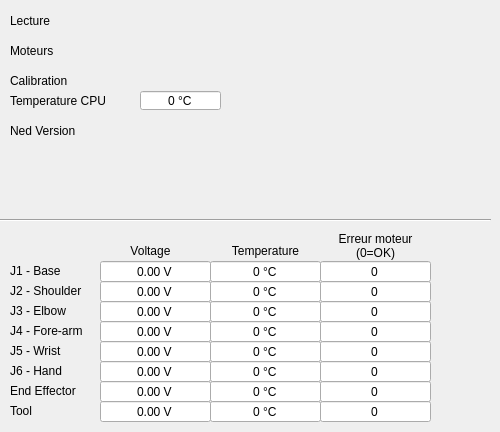
      <widget class="QWidget" name="statistiques">
       <attribute name="title">
        <string>Statistiques</string>
       </attribute>
       <widget class="QLabel" name="label_27">
        <property name="geometry">
         <rect>
          <x>10</x>
          <y>40</y>
          <width>81</width>
          <height>21</height>
         </rect>
        </property>
        <property name="text">
         <string>Moteurs</string>
        </property>
       </widget>
       <widget class="QLabel" name="label_29">
        <property name="geometry">
         <rect>
          <x>10</x>
          <y>90</y>
          <width>121</width>
          <height>21</height>
         </rect>
        </property>
        <property name="text">
         <string>Temperature CPU</string>
        </property>
       </widget>
       <widget class="QLabel" name="label_30">
        <property name="geometry">
         <rect>
          <x>10</x>
          <y>70</y>
          <width>81</width>
          <height>21</height>
         </rect>
        </property>
        <property name="text">
         <string>Calibration</string>
        </property>
       </widget>
       <widget class="QLabel" name="niryo_moteurs">
        <property name="geometry">
         <rect>
          <x>140</x>
          <y>40</y>
          <width>81</width>
          <height>21</height>
         </rect>
        </property>
        <property name="text">
         <string>&lt;ok&gt;</string>
        </property>
       </widget>
       <widget class="QLabel" name="label_33">
        <property name="geometry">
         <rect>
          <x>10</x>
          <y>120</y>
          <width>121</width>
          <height>21</height>
         </rect>
        </property>
        <property name="text">
         <string>Ned Version</string>
        </property>
       </widget>
       <widget class="QLabel" name="label_34">
        <property name="geometry">
         <rect>
          <x>10</x>
          <y>400</y>
          <width>91</width>
          <height>21</height>
         </rect>
        </property>
        <property name="text">
         <string>Tool</string>
        </property>
       </widget>
       <widget class="QLabel" name="label_35">
        <property name="geometry">
         <rect>
          <x>10</x>
          <y>380</y>
          <width>91</width>
          <height>21</height>
         </rect>
        </property>
        <property name="text">
         <string>End Effector</string>
        </property>
       </widget>
       <widget class="QLabel" name="label_36">
        <property name="geometry">
         <rect>
          <x>10</x>
          <y>360</y>
          <width>91</width>
          <height>21</height>
         </rect>
        </property>
        <property name="text">
         <string>J6 - Hand</string>
        </property>
       </widget>
       <widget class="QLabel" name="label_37">
        <property name="geometry">
         <rect>
          <x>10</x>
          <y>340</y>
          <width>91</width>
          <height>21</height>
         </rect>
        </property>
        <property name="text">
         <string>J5 - Wrist</string>
        </property>
       </widget>
       <widget class="QLabel" name="label_38">
        <property name="geometry">
         <rect>
          <x>10</x>
          <y>320</y>
          <width>91</width>
          <height>21</height>
         </rect>
        </property>
        <property name="text">
         <string>J4 - Fore-arm</string>
        </property>
       </widget>
       <widget class="QLabel" name="label_39">
        <property name="geometry">
         <rect>
          <x>10</x>
          <y>280</y>
          <width>91</width>
          <height>21</height>
         </rect>
        </property>
        <property name="text">
         <string>J2 - Shoulder</string>
        </property>
       </widget>
       <widget class="QLabel" name="label_40">
        <property name="geometry">
         <rect>
          <x>10</x>
          <y>300</y>
          <width>91</width>
          <height>21</height>
         </rect>
        </property>
        <property name="text">
         <string>J3 - Elbow</string>
        </property>
       </widget>
       <widget class="QLabel" name="label_41">
        <property name="geometry">
         <rect>
          <x>10</x>
          <y>260</y>
          <width>91</width>
          <height>21</height>
         </rect>
        </property>
        <property name="text">
         <string>J1 - Base</string>
        </property>
       </widget>
       <widget class="QLabel" name="label_42">
        <property name="geometry">
         <rect>
          <x>100</x>
          <y>240</y>
          <width>101</width>
          <height>21</height>
         </rect>
        </property>
        <property name="text">
         <string>Voltage</string>
        </property>
        <property name="alignment">
         <set>Qt::AlignCenter</set>
        </property>
       </widget>
       <widget class="QLabel" name="label_43">
        <property name="geometry">
         <rect>
          <x>210</x>
          <y>240</y>
          <width>111</width>
          <height>21</height>
         </rect>
        </property>
        <property name="text">
         <string>Temperature</string>
        </property>
        <property name="alignment">
         <set>Qt::AlignCenter</set>
        </property>
       </widget>
       <widget class="QLabel" name="label_44">
        <property name="geometry">
         <rect>
          <x>320</x>
          <y>230</y>
          <width>111</width>
          <height>31</height>
         </rect>
        </property>
        <property name="text">
         <string>Erreur moteur (0=OK)</string>
        </property>
        <property name="alignment">
         <set>Qt::AlignCenter</set>
        </property>
        <property name="wordWrap">
         <bool>true</bool>
        </property>
       </widget>
       <widget class="QDoubleSpinBox" name="niryo_voltage_1">
        <property name="geometry">
         <rect>
          <x>100</x>
          <y>260</y>
          <width>111</width>
          <height>23</height>
         </rect>
        </property>
        <property name="focusPolicy">
         <enum>Qt::NoFocus</enum>
        </property>
        <property name="alignment">
         <set>Qt::AlignCenter</set>
        </property>
        <property name="readOnly">
         <bool>true</bool>
        </property>
        <property name="buttonSymbols">
         <enum>QAbstractSpinBox::NoButtons</enum>
        </property>
        <property name="suffix">
         <string> V</string>
        </property>
        <property name="maximum">
         <double>999.990000000000009</double>
        </property>
       </widget>
       <widget class="QDoubleSpinBox" name="niryo_voltage_2">
        <property name="geometry">
         <rect>
          <x>100</x>
          <y>280</y>
          <width>111</width>
          <height>23</height>
         </rect>
        </property>
        <property name="focusPolicy">
         <enum>Qt::NoFocus</enum>
        </property>
        <property name="alignment">
         <set>Qt::AlignCenter</set>
        </property>
        <property name="readOnly">
         <bool>true</bool>
        </property>
        <property name="buttonSymbols">
         <enum>QAbstractSpinBox::NoButtons</enum>
        </property>
        <property name="suffix">
         <string> V</string>
        </property>
        <property name="maximum">
         <double>999.990000000000009</double>
        </property>
       </widget>
       <widget class="QDoubleSpinBox" name="niryo_voltage_3">
        <property name="geometry">
         <rect>
          <x>100</x>
          <y>300</y>
          <width>111</width>
          <height>23</height>
         </rect>
        </property>
        <property name="focusPolicy">
         <enum>Qt::NoFocus</enum>
        </property>
        <property name="alignment">
         <set>Qt::AlignCenter</set>
        </property>
        <property name="readOnly">
         <bool>true</bool>
        </property>
        <property name="buttonSymbols">
         <enum>QAbstractSpinBox::NoButtons</enum>
        </property>
        <property name="suffix">
         <string> V</string>
        </property>
        <property name="maximum">
         <double>999.990000000000009</double>
        </property>
       </widget>
       <widget class="QDoubleSpinBox" name="niryo_voltage_4">
        <property name="geometry">
         <rect>
          <x>100</x>
          <y>320</y>
          <width>111</width>
          <height>23</height>
         </rect>
        </property>
        <property name="focusPolicy">
         <enum>Qt::NoFocus</enum>
        </property>
        <property name="alignment">
         <set>Qt::AlignCenter</set>
        </property>
        <property name="readOnly">
         <bool>true</bool>
        </property>
        <property name="buttonSymbols">
         <enum>QAbstractSpinBox::NoButtons</enum>
        </property>
        <property name="suffix">
         <string> V</string>
        </property>
        <property name="maximum">
         <double>999.990000000000009</double>
        </property>
       </widget>
       <widget class="QDoubleSpinBox" name="niryo_voltage_5">
        <property name="geometry">
         <rect>
          <x>100</x>
          <y>340</y>
          <width>111</width>
          <height>23</height>
         </rect>
        </property>
        <property name="focusPolicy">
         <enum>Qt::NoFocus</enum>
        </property>
        <property name="alignment">
         <set>Qt::AlignCenter</set>
        </property>
        <property name="readOnly">
         <bool>true</bool>
        </property>
        <property name="buttonSymbols">
         <enum>QAbstractSpinBox::NoButtons</enum>
        </property>
        <property name="suffix">
         <string> V</string>
        </property>
        <property name="maximum">
         <double>999.990000000000009</double>
        </property>
       </widget>
       <widget class="QDoubleSpinBox" name="niryo_voltage_6">
        <property name="geometry">
         <rect>
          <x>100</x>
          <y>360</y>
          <width>111</width>
          <height>23</height>
         </rect>
        </property>
        <property name="focusPolicy">
         <enum>Qt::NoFocus</enum>
        </property>
        <property name="alignment">
         <set>Qt::AlignCenter</set>
        </property>
        <property name="readOnly">
         <bool>true</bool>
        </property>
        <property name="buttonSymbols">
         <enum>QAbstractSpinBox::NoButtons</enum>
        </property>
        <property name="suffix">
         <string> V</string>
        </property>
        <property name="maximum">
         <double>999.990000000000009</double>
        </property>
       </widget>
       <widget class="QDoubleSpinBox" name="niryo_voltage_7">
        <property name="geometry">
         <rect>
          <x>100</x>
          <y>380</y>
          <width>111</width>
          <height>23</height>
         </rect>
        </property>
        <property name="focusPolicy">
         <enum>Qt::NoFocus</enum>
        </property>
        <property name="alignment">
         <set>Qt::AlignCenter</set>
        </property>
        <property name="readOnly">
         <bool>true</bool>
        </property>
        <property name="buttonSymbols">
         <enum>QAbstractSpinBox::NoButtons</enum>
        </property>
        <property name="suffix">
         <string> V</string>
        </property>
        <property name="maximum">
         <double>999.990000000000009</double>
        </property>
       </widget>
       <widget class="QDoubleSpinBox" name="niryo_voltage_8">
        <property name="geometry">
         <rect>
          <x>100</x>
          <y>400</y>
          <width>111</width>
          <height>23</height>
         </rect>
        </property>
        <property name="focusPolicy">
         <enum>Qt::NoFocus</enum>
        </property>
        <property name="alignment">
         <set>Qt::AlignCenter</set>
        </property>
        <property name="readOnly">
         <bool>true</bool>
        </property>
        <property name="buttonSymbols">
         <enum>QAbstractSpinBox::NoButtons</enum>
        </property>
        <property name="suffix">
         <string> V</string>
        </property>
        <property name="maximum">
         <double>999.990000000000009</double>
        </property>
       </widget>
       <widget class="QSpinBox" name="niryo_temperature_8">
        <property name="geometry">
         <rect>
          <x>210</x>
          <y>400</y>
          <width>111</width>
          <height>23</height>
         </rect>
        </property>
        <property name="focusPolicy">
         <enum>Qt::NoFocus</enum>
        </property>
        <property name="alignment">
         <set>Qt::AlignCenter</set>
        </property>
        <property name="readOnly">
         <bool>true</bool>
        </property>
        <property name="buttonSymbols">
         <enum>QAbstractSpinBox::NoButtons</enum>
        </property>
        <property name="suffix">
         <string> °C</string>
        </property>
       </widget>
       <widget class="QSpinBox" name="niryo_temperature_7">
        <property name="geometry">
         <rect>
          <x>210</x>
          <y>380</y>
          <width>111</width>
          <height>23</height>
         </rect>
        </property>
        <property name="focusPolicy">
         <enum>Qt::NoFocus</enum>
        </property>
        <property name="alignment">
         <set>Qt::AlignCenter</set>
        </property>
        <property name="readOnly">
         <bool>true</bool>
        </property>
        <property name="buttonSymbols">
         <enum>QAbstractSpinBox::NoButtons</enum>
        </property>
        <property name="suffix">
         <string> °C</string>
        </property>
       </widget>
       <widget class="QSpinBox" name="niryo_temperature_3">
        <property name="geometry">
         <rect>
          <x>210</x>
          <y>300</y>
          <width>111</width>
          <height>23</height>
         </rect>
        </property>
        <property name="focusPolicy">
         <enum>Qt::NoFocus</enum>
        </property>
        <property name="alignment">
         <set>Qt::AlignCenter</set>
        </property>
        <property name="readOnly">
         <bool>true</bool>
        </property>
        <property name="buttonSymbols">
         <enum>QAbstractSpinBox::NoButtons</enum>
        </property>
        <property name="suffix">
         <string> °C</string>
        </property>
       </widget>
       <widget class="QSpinBox" name="niryo_temperature_4">
        <property name="geometry">
         <rect>
          <x>210</x>
          <y>320</y>
          <width>111</width>
          <height>23</height>
         </rect>
        </property>
        <property name="focusPolicy">
         <enum>Qt::NoFocus</enum>
        </property>
        <property name="alignment">
         <set>Qt::AlignCenter</set>
        </property>
        <property name="readOnly">
         <bool>true</bool>
        </property>
        <property name="buttonSymbols">
         <enum>QAbstractSpinBox::NoButtons</enum>
        </property>
        <property name="suffix">
         <string> °C</string>
        </property>
       </widget>
       <widget class="QSpinBox" name="niryo_temperature_2">
        <property name="geometry">
         <rect>
          <x>210</x>
          <y>280</y>
          <width>111</width>
          <height>23</height>
         </rect>
        </property>
        <property name="focusPolicy">
         <enum>Qt::NoFocus</enum>
        </property>
        <property name="alignment">
         <set>Qt::AlignCenter</set>
        </property>
        <property name="readOnly">
         <bool>true</bool>
        </property>
        <property name="buttonSymbols">
         <enum>QAbstractSpinBox::NoButtons</enum>
        </property>
        <property name="suffix">
         <string> °C</string>
        </property>
       </widget>
       <widget class="QSpinBox" name="niryo_temperature_6">
        <property name="geometry">
         <rect>
          <x>210</x>
          <y>360</y>
          <width>111</width>
          <height>23</height>
         </rect>
        </property>
        <property name="focusPolicy">
         <enum>Qt::NoFocus</enum>
        </property>
        <property name="alignment">
         <set>Qt::AlignCenter</set>
        </property>
        <property name="readOnly">
         <bool>true</bool>
        </property>
        <property name="buttonSymbols">
         <enum>QAbstractSpinBox::NoButtons</enum>
        </property>
        <property name="suffix">
         <string> °C</string>
        </property>
       </widget>
       <widget class="QSpinBox" name="niryo_temperature_5">
        <property name="geometry">
         <rect>
          <x>210</x>
          <y>340</y>
          <width>111</width>
          <height>23</height>
         </rect>
        </property>
        <property name="focusPolicy">
         <enum>Qt::NoFocus</enum>
        </property>
        <property name="alignment">
         <set>Qt::AlignCenter</set>
        </property>
        <property name="readOnly">
         <bool>true</bool>
        </property>
        <property name="buttonSymbols">
         <enum>QAbstractSpinBox::NoButtons</enum>
        </property>
        <property name="suffix">
         <string> °C</string>
        </property>
       </widget>
       <widget class="QSpinBox" name="niryo_temperature_1">
        <property name="geometry">
         <rect>
          <x>210</x>
          <y>260</y>
          <width>111</width>
          <height>23</height>
         </rect>
        </property>
        <property name="focusPolicy">
         <enum>Qt::NoFocus</enum>
        </property>
        <property name="alignment">
         <set>Qt::AlignCenter</set>
        </property>
        <property name="readOnly">
         <bool>true</bool>
        </property>
        <property name="buttonSymbols">
         <enum>QAbstractSpinBox::NoButtons</enum>
        </property>
        <property name="suffix">
         <string> °C</string>
        </property>
       </widget>
       <widget class="QSpinBox" name="niryo_moteur_3">
        <property name="geometry">
         <rect>
          <x>320</x>
          <y>300</y>
          <width>111</width>
          <height>23</height>
         </rect>
        </property>
        <property name="focusPolicy">
         <enum>Qt::NoFocus</enum>
        </property>
        <property name="alignment">
         <set>Qt::AlignCenter</set>
        </property>
        <property name="readOnly">
         <bool>true</bool>
        </property>
        <property name="buttonSymbols">
         <enum>QAbstractSpinBox::NoButtons</enum>
        </property>
        <property name="suffix">
         <string/>
        </property>
       </widget>
       <widget class="QSpinBox" name="niryo_moteur_8">
        <property name="geometry">
         <rect>
          <x>320</x>
          <y>400</y>
          <width>111</width>
          <height>23</height>
         </rect>
        </property>
        <property name="focusPolicy">
         <enum>Qt::NoFocus</enum>
        </property>
        <property name="alignment">
         <set>Qt::AlignCenter</set>
        </property>
        <property name="readOnly">
         <bool>true</bool>
        </property>
        <property name="buttonSymbols">
         <enum>QAbstractSpinBox::NoButtons</enum>
        </property>
        <property name="suffix">
         <string/>
        </property>
       </widget>
       <widget class="QSpinBox" name="niryo_moteur_6">
        <property name="geometry">
         <rect>
          <x>320</x>
          <y>360</y>
          <width>111</width>
          <height>23</height>
         </rect>
        </property>
        <property name="focusPolicy">
         <enum>Qt::NoFocus</enum>
        </property>
        <property name="alignment">
         <set>Qt::AlignCenter</set>
        </property>
        <property name="readOnly">
         <bool>true</bool>
        </property>
        <property name="buttonSymbols">
         <enum>QAbstractSpinBox::NoButtons</enum>
        </property>
        <property name="suffix">
         <string/>
        </property>
       </widget>
       <widget class="QSpinBox" name="niryo_moteur_2">
        <property name="geometry">
         <rect>
          <x>320</x>
          <y>280</y>
          <width>111</width>
          <height>23</height>
         </rect>
        </property>
        <property name="focusPolicy">
         <enum>Qt::NoFocus</enum>
        </property>
        <property name="alignment">
         <set>Qt::AlignCenter</set>
        </property>
        <property name="readOnly">
         <bool>true</bool>
        </property>
        <property name="buttonSymbols">
         <enum>QAbstractSpinBox::NoButtons</enum>
        </property>
        <property name="suffix">
         <string/>
        </property>
       </widget>
       <widget class="QSpinBox" name="niryo_moteur_5">
        <property name="geometry">
         <rect>
          <x>320</x>
          <y>340</y>
          <width>111</width>
          <height>23</height>
         </rect>
        </property>
        <property name="focusPolicy">
         <enum>Qt::NoFocus</enum>
        </property>
        <property name="alignment">
         <set>Qt::AlignCenter</set>
        </property>
        <property name="readOnly">
         <bool>true</bool>
        </property>
        <property name="buttonSymbols">
         <enum>QAbstractSpinBox::NoButtons</enum>
        </property>
        <property name="suffix">
         <string/>
        </property>
       </widget>
       <widget class="QSpinBox" name="niryo_moteur_4">
        <property name="geometry">
         <rect>
          <x>320</x>
          <y>320</y>
          <width>111</width>
          <height>23</height>
         </rect>
        </property>
        <property name="focusPolicy">
         <enum>Qt::NoFocus</enum>
        </property>
        <property name="alignment">
         <set>Qt::AlignCenter</set>
        </property>
        <property name="readOnly">
         <bool>true</bool>
        </property>
        <property name="buttonSymbols">
         <enum>QAbstractSpinBox::NoButtons</enum>
        </property>
        <property name="suffix">
         <string/>
        </property>
       </widget>
       <widget class="QSpinBox" name="niryo_moteur_7">
        <property name="geometry">
         <rect>
          <x>320</x>
          <y>380</y>
          <width>111</width>
          <height>23</height>
         </rect>
        </property>
        <property name="focusPolicy">
         <enum>Qt::NoFocus</enum>
        </property>
        <property name="alignment">
         <set>Qt::AlignCenter</set>
        </property>
        <property name="readOnly">
         <bool>true</bool>
        </property>
        <property name="buttonSymbols">
         <enum>QAbstractSpinBox::NoButtons</enum>
        </property>
        <property name="suffix">
         <string/>
        </property>
       </widget>
       <widget class="QSpinBox" name="niryo_moteur_1">
        <property name="geometry">
         <rect>
          <x>320</x>
          <y>260</y>
          <width>111</width>
          <height>23</height>
         </rect>
        </property>
        <property name="focusPolicy">
         <enum>Qt::NoFocus</enum>
        </property>
        <property name="alignment">
         <set>Qt::AlignCenter</set>
        </property>
        <property name="readOnly">
         <bool>true</bool>
        </property>
        <property name="buttonSymbols">
         <enum>QAbstractSpinBox::NoButtons</enum>
        </property>
        <property name="suffix">
         <string/>
        </property>
       </widget>
       <widget class="QLabel" name="niryo_hwversion">
        <property name="geometry">
         <rect>
          <x>140</x>
          <y>120</y>
          <width>111</width>
          <height>21</height>
         </rect>
        </property>
        <property name="text">
         <string>&lt;version&gt;</string>
        </property>
       </widget>
       <widget class="QSpinBox" name="niryo_temperature_cpu">
        <property name="geometry">
         <rect>
          <x>140</x>
          <y>90</y>
          <width>81</width>
          <height>21</height>
         </rect>
        </property>
        <property name="focusPolicy">
         <enum>Qt::NoFocus</enum>
        </property>
        <property name="alignment">
         <set>Qt::AlignCenter</set>
        </property>
        <property name="readOnly">
         <bool>true</bool>
        </property>
        <property name="buttonSymbols">
         <enum>QAbstractSpinBox::NoButtons</enum>
        </property>
        <property name="suffix">
         <string> °C</string>
        </property>
       </widget>
       <widget class="QLabel" name="niryo_calibration">
        <property name="geometry">
         <rect>
          <x>140</x>
          <y>40</y>
          <width>81</width>
          <height>21</height>
         </rect>
        </property>
        <property name="text">
         <string/>
        </property>
       </widget>
       <widget class="QLabel" name="niryo_calibration_status">
        <property name="geometry">
         <rect>
          <x>140</x>
          <y>70</y>
          <width>81</width>
          <height>21</height>
         </rect>
        </property>
        <property name="text">
         <string>&lt;nedded&gt;</string>
        </property>
       </widget>
       <widget class="Line" name="line_10">
        <property name="geometry">
         <rect>
          <x>0</x>
          <y>210</y>
          <width>491</width>
          <height>20</height>
         </rect>
        </property>
        <property name="orientation">
         <enum>Qt::Horizontal</enum>
        </property>
       </widget>
       <widget class="QLabel" name="label_31">
        <property name="geometry">
         <rect>
          <x>10</x>
          <y>10</y>
          <width>81</width>
          <height>21</height>
         </rect>
        </property>
        <property name="text">
         <string>Lecture</string>
        </property>
       </widget>
       <widget class="QLabel" name="niryo_status_lecture_stats">
        <property name="geometry">
         <rect>
          <x>140</x>
          <y>10</y>
          <width>81</width>
          <height>21</height>
         </rect>
        </property>
        <property name="text">
         <string>&lt;ok&gt;</string>
        </property>
       </widget>
      </widget>
